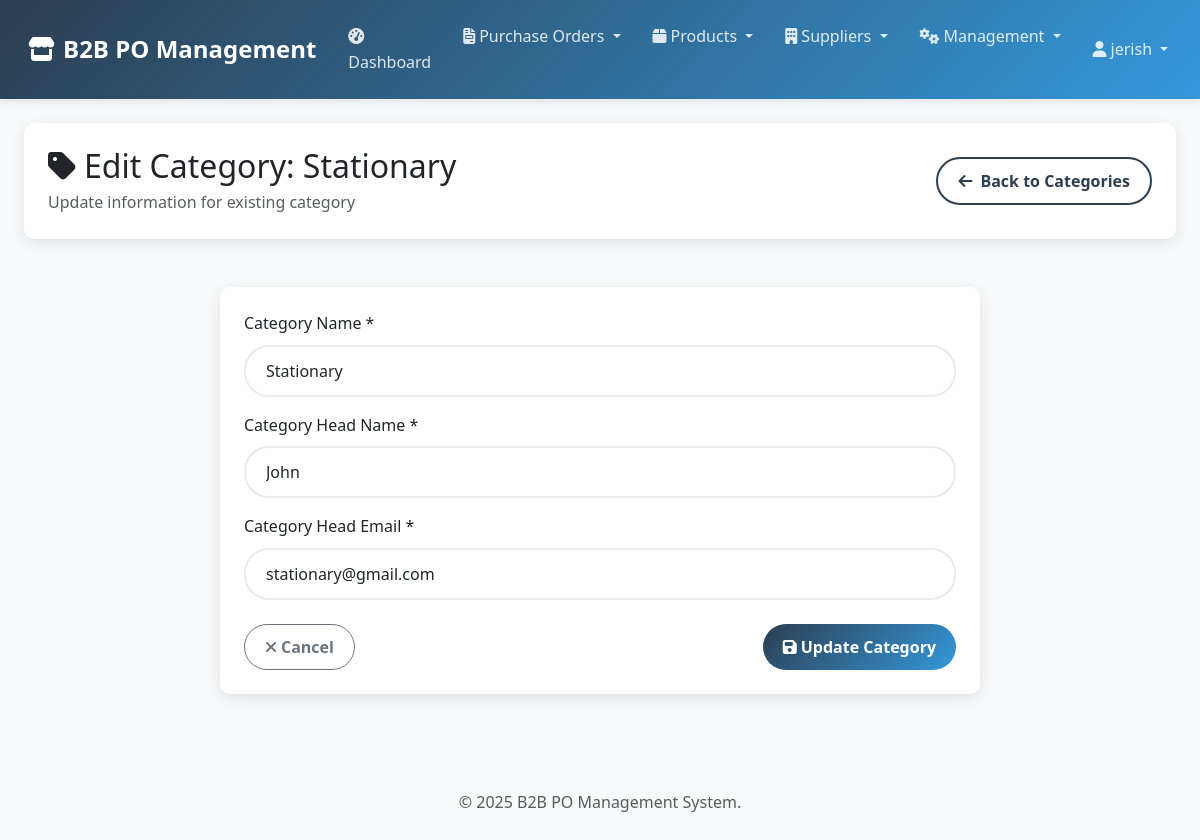
/categories/1/edit/ (signed in), run on the app's committed database.
### po_system/models.py (models this page shows, shortened)
class Category(models.Model):
    name = models.CharField(max_length=100, unique=True)
    head_email = models.EmailField()
    head_name = models.CharField(max_length=100)
    created_at = models.DateTimeField(default=timezone.now)  # Changed from auto_now_add

### po_system/views.py (the view)
# urls.py: path('categories/<int:category_id>/edit/', views.category_edit, name='category_edit'),
@login_required
def category_edit(request, category_id):
    category = get_object_or_404(Category, id=category_id)
    if request.method == 'POST':
        form = CategoryForm(request.POST, instance=category)
        if form.is_valid():
            category = form.save()
            messages.success(request, f'Category "{category.name}" updated successfully!')
            return redirect('po_system:category_list')
    else:
        form = CategoryForm(instance=category)
    return render(request, 'po_system/category_form.html', {
        'form': form,
        'category': category,
        'title': f'Edit Category: {category.name}',
        'submit_text': 'Update Category'
    })

### po_system/forms.py
class CategoryForm(forms.ModelForm):
    class Meta:
        model = Category
        fields = ['name', 'head_email', 'head_name']
        widgets = {
            'name': forms.TextInput(attrs={'class': 'form-control', 'placeholder': 'Category Name'}),
            'head_email': forms.EmailInput(attrs={'class': 'form-control', 'placeholder': 'Category Head Email'}),
            'head_name': forms.TextInput(attrs={'class': 'form-control', 'placeholder': 'Category Head Name'}),
        }

### templates/po_system/category_form.html (shortened to what this page needs)
{% extends 'po_system/base.html' %}
{% block content %}
<div class="container-fluid">
    <div class="row mb-4">
        <div class="col-12">
            <div class="card">
                <div class="card-body">
                    <div class="d-flex justify-content-between align-items-center">
                        <div>
                            <h2 class="mb-1">
                                <i class="fas fa-tag me-2"></i>{{ title }}
                            </h2>
                            <p class="text-muted mb-0">
                                {% if category %}
                                    Update information for existing category
                                {% else %}
                                    Add a new product category to the system
                                {% endif %}
                            </p>
                        </div>
                        <a href="{% url 'po_system:category_list' %}" class="btn btn-outline-primary">
                            <i class="fas fa-arrow-left me-2"></i>Back to Categories
                        </a>
                    </div>
                </div>
            </div>
        </div>
    </div>
    <div class="row justify-content-center">
        <div class="col-md-8">
            <div class="card">
                <div class="card-body">
                    <form method="post" novalidate>
                        <div class="mb-3">
                            <label for="{{ form.name.id_for_label }}" class="form-label">Category Name *</label>
                            {{ form.name }}
                        </div>
                        <div class="mb-3">
                            <label for="{{ form.head_name.id_for_label }}" class="form-label">Category Head Name *</label>
                            {{ form.head_name }}
                        </div>
                        <div class="mb-4">
                            <label for="{{ form.head_email.id_for_label }}" class="form-label">Category Head Email *</label>
                            {{ form.head_email }}
                        </div>
                        <div class="d-flex justify-content-between">
                            <a href="{% url 'po_system:category_list' %}" class="btn btn-outline-secondary">
                                <i class="fas fa-times me-1"></i>Cancel
                            </a>
                            <button type="submit" class="btn btn-primary">
                                <i class="fas fa-save me-1"></i>{{ submit_text }}
                            </button>
                        </div>
                    </form>
                </div>
            </div>
        </div>
    </div>
</div>
{% endblock %}

### templates/po_system/base.html (shortened to what this page needs)
{% load static %}
<!DOCTYPE html>
<html lang="en">
<head>
    <link href="https://cdnjs.cloudflare.com/ajax/libs/bootstrap/5.3.0/css/bootstrap.min.css" rel="stylesheet">
    <link href="https://cdnjs.cloudflare.com/ajax/libs/font-awesome/6.4.0/css/all.min.css" rel="stylesheet">
    <link href="{% static 'css/main.css' %}" rel="stylesheet">
</head>
<body>
    <nav class="navbar navbar-expand-lg navbar-dark">
        <div class="container-fluid">
            <a class="navbar-brand" href="{% url 'po_system:dashboard' %}">
                <i class="fas fa-store me-2"></i>B2B PO Management
            </a>
            <div class="collapse navbar-collapse" id="navbarNav">
                <ul class="navbar-nav me-auto">
                    <li class="nav-item">
                        <a class="nav-link" href="{% url 'po_system:dashboard' %}">
                            <i class="fas fa-tachometer-alt me-1"></i>Dashboard
                        </a>
                    </li>
                    <li class="nav-item dropdown">
                        <a class="nav-link dropdown-toggle" href="#" role="button" data-bs-toggle="dropdown">
                            <i class="fas fa-file-invoice me-1"></i>Purchase Orders
                        </a>
                    </li>
                    <li class="nav-item dropdown">
                        <a class="nav-link dropdown-toggle" href="#" role="button" data-bs-toggle="dropdown">
                            <i class="fas fa-box me-1"></i>Products
                        </a>
                    </li>
                    <li class="nav-item dropdown">
                        <a class="nav-link dropdown-toggle" href="#" role="button" data-bs-toggle="dropdown">
                            <i class="fas fa-building me-1"></i>Suppliers
                        </a>
                    </li>
                    <li class="nav-item dropdown">
                        <a class="nav-link dropdown-toggle" href="#" role="button" data-bs-toggle="dropdown">
                            <i class="fas fa-cogs me-1"></i>Management
                        </a>
                    </li>
                </ul>
                <ul class="navbar-nav">
                    <li class="nav-item dropdown">
                        <a class="nav-link dropdown-toggle" href="#" role="button" data-bs-toggle="dropdown">
                            <i class="fas fa-user me-1"></i>{{ user.username }}
                        </a>
                    </li>
                </ul>
            </div>
        </div>
    </nav>
    <div class="container-fluid mt-4">
        {% block content %}
        {% endblock %}
    </div>
    <footer class="mt-5 py-4 bg-light text-center text-muted">
        <div class="container">
            <p class="mb-0">
                &copy; {% now "Y" %} B2B PO Management System.
            </p>
        </div>
    </footer>
</body>
</html>

### static/css/main.css (style rules this page uses)
:root { --primary-color: #2c3e50; --secondary-color: #3498db; --success-color: #27ae60; --warning-color: #f39c12; --danger-color: #e74c3c; --info-color: #1abc9c; --light-color: #f8f9fa; --dark-color: #343a40; --gray-100: #f8f9fa; --gray-200: #e9ecef; --gray-300: #dee2e6; --gray-400: #ced4da; --gray-500: #adb5bd; --gray-600: #6c757d; --gray-700: #495057; --gray-800: #343a40; --gray-900: #212529; --primary-gradient: linear-gradient(135deg, var(--primary-color), var(--secondary-color)); --success-gradient: linear-gradient(135deg, var(--success-color), #219a52); --warning-gradient: linear-gradient(135deg, var(--warning-color), #d35400); --danger-gradient: linear-gradient(135deg, var(--danger-color), #c0392b); --purple-gradient: linear-gradient(135deg, #9b59b6, #8e44ad); --card-shadow: 0 4px 15px rgba(0, 0, 0, 0.1); --hover-shadow: 0 8px 25px rgba(0, 0, 0, 0.15); --button-shadow: 0 5px 15px rgba(52, 152, 219, 0.4); --border-radius-sm: 5px; --border-radius: 10px; --border-radius-lg: 15px; --border-radius-xl: 25px; --transition-speed: 0.3s; }
body { font-family: 'Segoe UI', Tahoma, Geneva, Verdana, sans-serif; background-color: var(--light-color); color: var(--gray-800); line-height: 1.6; }
a { text-decoration: none; transition: all var(--transition-speed) ease; }
.navbar { background: var(--primary-gradient); box-shadow: 0 2px 10px rgba(0, 0, 0, 0.1); padding: 0.75rem 1rem; }
.navbar-brand { font-weight: 700; font-size: 1.5rem; color: white; }
.navbar-dark .navbar-nav .nav-link { color: rgba(255, 255, 255, 0.85); font-weight: 500; padding: 0.75rem 1rem; border-radius: var(--border-radius); transition: all var(--transition-speed) ease; }
.card { border: none; border-radius: var(--border-radius); box-shadow: var(--card-shadow); transition: transform var(--transition-speed) ease; margin-bottom: 1.5rem; }
.card-body { padding: 1.5rem; }
.form-control { border: 2px solid var(--gray-200); border-radius: var(--border-radius-xl); padding: 0.75rem 1.25rem; font-size: 1rem; transition: all var(--transition-speed) ease; }
.btn { border-radius: var(--border-radius-xl); padding: 0.625rem 1.25rem; font-weight: 600; transition: all var(--transition-speed) ease; }
.btn-primary { background: var(--primary-gradient); border: none; }
.btn-outline-primary { color: var(--primary-color); border: 2px solid var(--primary-color); }

### data on the page
Category: name "Stationary", head_name "John", head_email "stationary@gmail.com"

### other printed values
{{ user.username }} "jerish"
{{ title }} "Edit Category: Stationary"
{{ submit_text }} "Update Category"
